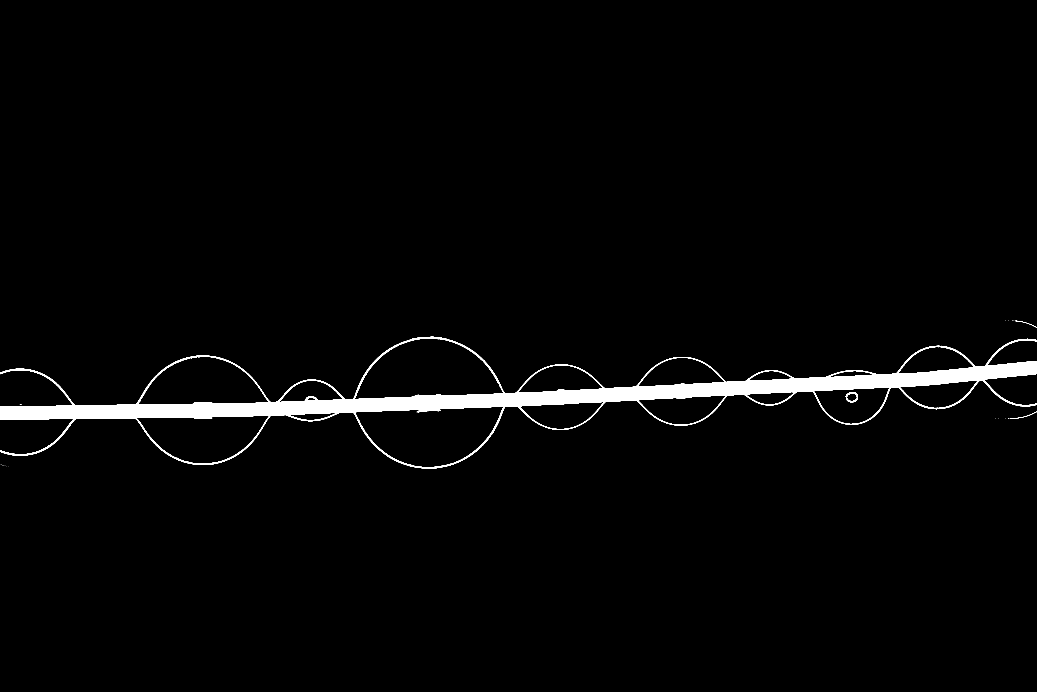
#> input picture neat/data/bubbles1.png, 5184 x 3456 px (shown at 1/5 size)
$ python binarize_standalone.py data/bubbles1.png   (Python 2 division)   (older library calls are emulated)
#> lines starting #> are read from the running program, lines starting #| are printed output that depends on the picture; after the words box and inside, x2 and y2 are one past the last pixel; in counts of white or black regions, pixels touching at a corner belong together
# -*- coding: utf-8 -*-
"""
Created on Fri Sep 20 10:32:18 2013

@author: Ista
"""
from os.path import join
import cv2
from skimage.morphology import disk,closing, remove_small_objects,opening
from skimage.filter import rank
from PIL import Image
import numpy as np
import scipy.misc
import argparse
import ntpath

#necessary functions
def getImage(image_path):
#> called with image_path = 'data/bubbles1.png'
    image = Image.open(image_path)
#> image is the input picture: PIL image 5184x3456 L; 2.3% white; 38 white regions (30 under 20 px), largest, box (x1, y1, x2, y2) and area: (0, 1683, 5184, 2342) 404652, (4229, 1961, 4289, 2012) 971, (2084, 2049, 2203, 2059) 579
    image = image.convert('L')
    image = np.asarray(image,dtype=np.uint8)
    return image

def RGBtoGray(image):
    if(isinstance(image,str)):
        image = getImage(image)
    if (image.ndim == 2): return image
    else:
        image = image.astype(np.float32).sum(axis=2);image/=3.0
        return image

def otsuThreshold(image):

    histData = np.histogram(image, np.arange(256))
    histData = np.asarray(histData[0])
    l = 256 - len(histData)
    while(l != 0):
        histData = np.append(histData,0)
        l -=1
    total = image.size
    sum = 0.0
    t = 0

    while(t < 256):
        sum += t*float(histData[t])
        t +=1

    sumB = 0.0
    wB = 0
    wF = 0
    varMax = 0.0
    threshold = 0
    t = -1

    while(t < 256):
        t += 1
        wB += histData[t]
        if(wB == 0):
            continue
        wF = total - wB;
        if(wF == 0):
            break

        sumB += float(t)*float(histData[t])
        mB = float(sumB) / float(wB)
        mF = float(sum - sumB) / float(wF)
        varBetween = float(wB) * float(wF) * (float(mB) - float(mF)) * (float(mB) - float(mF))
        if (varBetween > varMax):
            varMax = varBetween
            threshold = t

    return threshold

#argument handling
parser = argparse.ArgumentParser(description='Binarize: a script that ' +\
    'performs some basic image enhancement operations to sharpen contours'\
    + ' and increase contrast as well as thresholding to create a binary image.' \
    + '\nCopyright (C) 2015 Jana Lasser')
parser.add_argument('source',type=str,help='Complete path to the image')
parser.add_argument('-dest', type=str, help='Complete path to the folder '\
                + 'results will be saved to if different than source folder')
parser.add_argument('-t','--threshold_modifier', type=int, \
                help='Modifier for the selected threshold', default=0)

args = parser.parse_args()
image_source = args.source
dest = args.dest
t_mod = args.threshold_modifier

image_name,ending = ntpath.basename(image_source).split('.')
if dest == None:
    dest = image_source.split(image_name + '.' + ending )[0]

#load the image
image = getImage(image_source)
image = RGBtoGray(image)
image = image.astype(np.uint8)

#blur image to get rid of most of the noise
blur_kernel = (5,5)
image = cv2.blur(image, blur_kernel)
#> image: shape (3456, 5184)

#perform local histogram equalization to emphasize edges
selem = disk(11)
image_eq = rank.equalize(image, selem=selem)
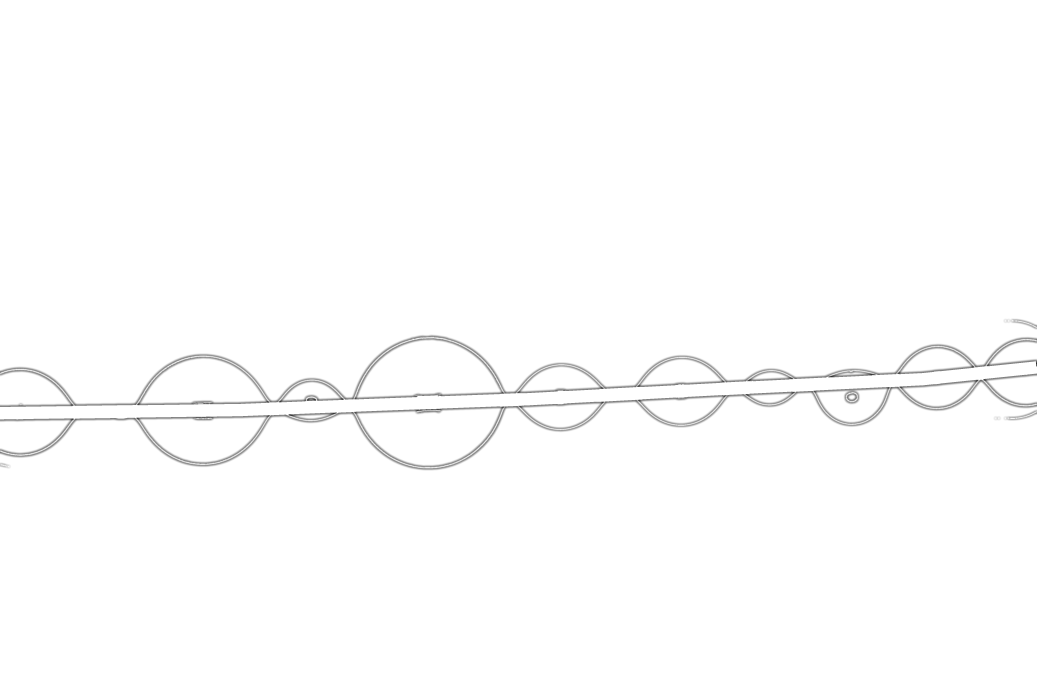
#> image_eq: shape (3456, 5184) (shown at 1/5 size); min 16, max 255, mean 253.2

#add half of the processed and half of the original image to further separate
#regions where there is structure from the background
image = 0.5*image_eq + 0.5*image
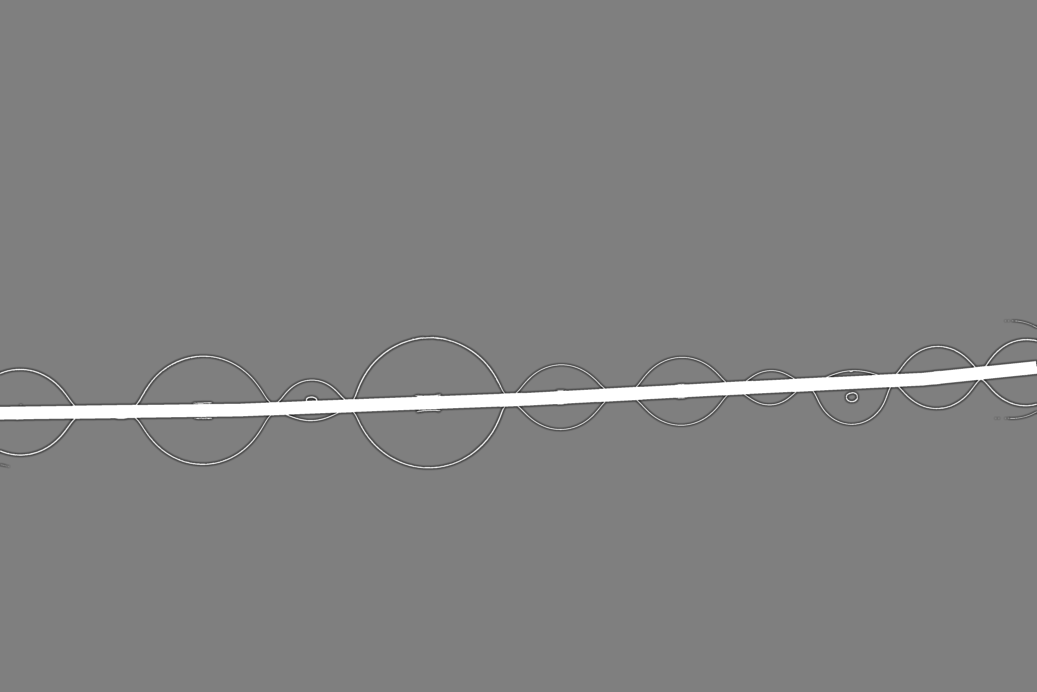
#> image: shape (3456, 5184) float64 (shown at 1/5 size); min 9.5, max 255, mean 129.5

#find a favorable threshold using otsu thresholding and modify it by t_mod
threshold = otsuThreshold(image)-t_mod
#> in otsuThreshold, `histData = np.asarray(histData[0])`: histData = 255 values, max 17109908 at index 127, min 0 at index 0, mean 70258.4
#> in otsuThreshold, `l = 256 - len(histData)`: l = 1
#> the loop in otsuThreshold, `while(l != 0):` made 1 pass
#> l on pass 1: 0
#> after the loop in otsuThreshold, `while(l != 0):`: histData = 256 values, max 17109908 at index 127, min 0 at index 0, mean 69984; l = 0
#> the loop in otsuThreshold, `while(t < 256):` made 256 passes
#> after the loop in otsuThreshold, `while(t < 256):`: sum = 2.31e+09; t = 256
#> the loop in otsuThreshold, `while(t < 256):` made 255 passes
#> (wB, wF, sumB, mB, mF, varMax) on passes 10, 12, 13, 14, 15, 16, 17, 18, 19, 20, 21, 22: (1, 17915903, 9, 9, 129, 2.58e+11), (2, 17915902, 20, 10, 129, 5.07e+11), (3, 17915901, 32, 10.67, 129, 7.52e+11), (6, 17915898, 71, 11.83, 129, 1.48e+12), (9, 17915895, 113, 12.56, 129, 2.19e+12), (16, 17915888, 218, 13.62, 129, 3.81e+12), (27, 17915877, 394, 14.59, 129, 6.33e+12), (36, 17915868, 547, 15.19, 129, 8.35e+12), (47, 17915857, 745, 15.85, 129, 1.08e+13), (62, 17915842, 1030, 16.61, 129, 1.4e+13), (83, 17915821, 1450, 17.47, 129, 1.85e+13), (103, 17915801, 1870, 18.16, 129, 2.27e+13)

#threshold and save image
image = np.where(image > threshold,1.0,0.0)
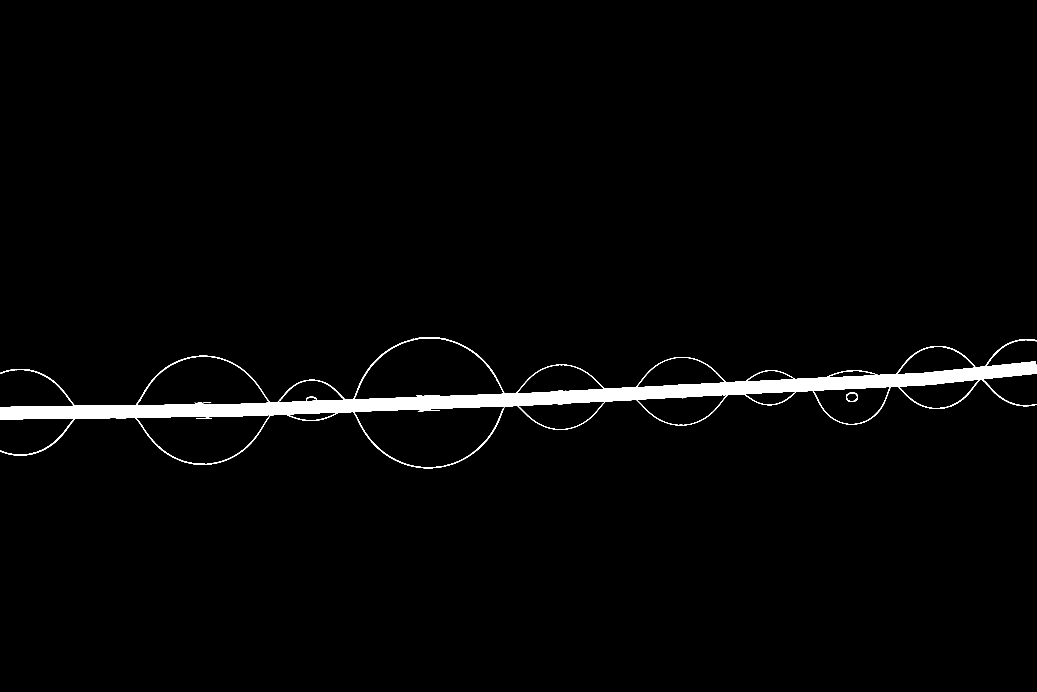
#> image: shape (3456, 5184) float64 (shown at 1/5 size); values 0 (black) and 1 (white), 2% white; 6 white regions, box (x1, y1, x2, y2) and area: (0, 1685, 5184, 2341) 364607, (4230, 1962, 4288, 2010) 669, (2089, 2050, 2199, 2058) 318, (982, 2089, 1058, 2094) 191, (973, 2014, 1016, 2018) 129, (1018, 2012, 1056, 2016) 85
image = opening(image,disk(3))
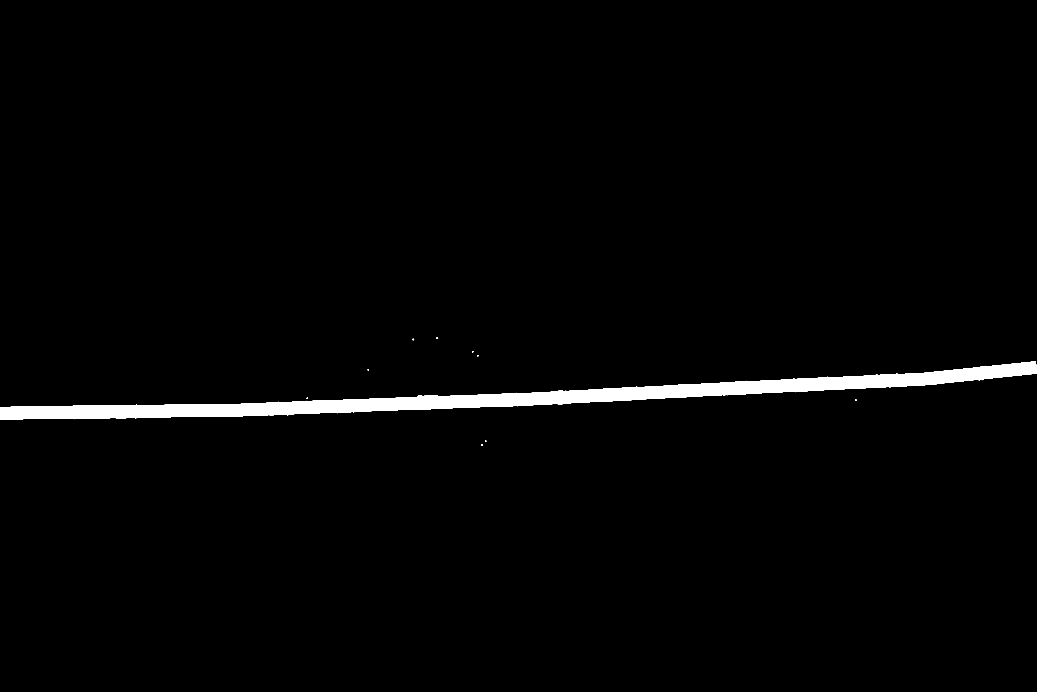
#> image: shape (3456, 5184) float64 (shown at 1/5 size); values 0 (black) and 1 (white), 1.8% white; 10 white regions, largest, box (x1, y1, x2, y2) and area: (0, 1807, 5184, 2097) 322842, (2061, 1694, 2071, 1701) 50, (2182, 1687, 2191, 1694) 43
image = closing(image,disk(7))
#> image: shape (3456, 5184) float64; values 0 (black) and 1 (white), 1.8% white; 9 white regions, largest, box (x1, y1, x2, y2) and area: (0, 1807, 5184, 2097) 323127, (2061, 1694, 2071, 1701) 50, (2182, 1687, 2191, 1694) 43
image = remove_small_objects(image.astype(bool),min_size=50,connectivity=1)
#> image: shape (3456, 5184) bool; 1.8% white; 2 white regions, box (x1, y1, x2, y2) and area: (0, 1807, 5184, 2097) 323091, (2061, 1694, 2071, 1701) 50

#> (the run stopped early here; a loop or call above may not have finished)
